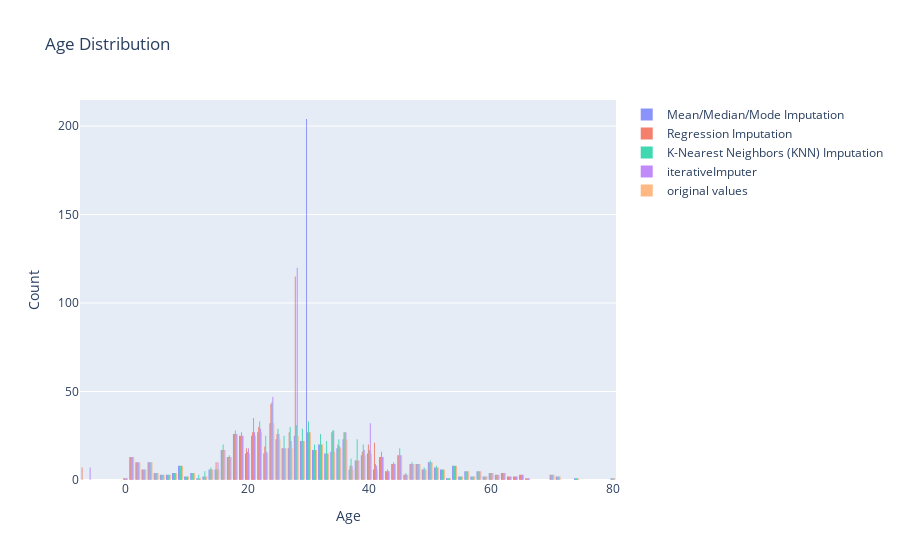
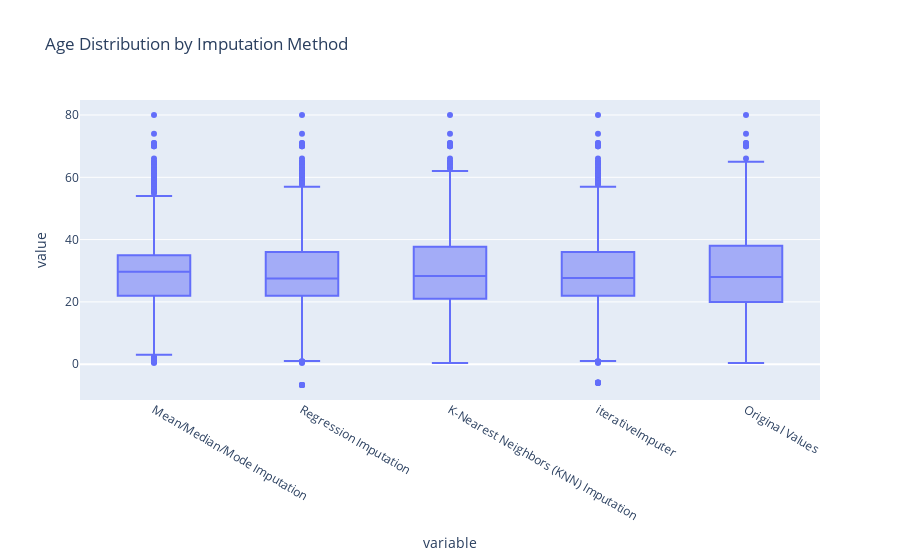

Notebook cell for these charts, in order:
### Markdown cell above
I have choosen to check all methods and see what gives reasanable data. nut to understand reasanable data you need to understand that that is always depended on what you plan to do with it. but for the age that i used for testing here it seems that neerest naghbor would make the more even answer without much change.

### Code cell
from scipy.stats import gaussian_kde

# Regression Imputation
regression_imputation_df_titanic = df_titanic.copy()

# Select rows without missing 'Age' values
df_train = regression_imputation_df_titanic[regression_imputation_df_titanic['Age'].notna()]

# Select rows with missing 'Age' values
missing_age_data = regression_imputation_df_titanic[regression_imputation_df_titanic['Age'].isna()]

# Initialize a linear regression model
model = LinearRegression()

# Train the model
features = ['Pclass', 'SibSp', 'Parch', 'Fare']
model.fit(df_train[features], df_train['Age'])

# Predict the missing 'Age' values
predicted_ages = model.predict(missing_age_data[features])

# Fill the missing 'Age' values in the original DataFrame
regression_imputation_df_titanic.loc[regression_imputation_df_titanic['Age'].isna(), 'Age'] = predicted_ages





# Mean/Median/Mode Imputation
mean_imputation_df_titanic = df_titanic.copy()

mean_imputation_df_titanic['Age'] = mean_imputation_df_titanic['Age'].fillna(mean_imputation_df_titanic['Age'].mean())





# Initialize K-Nearest Neighbors (KNN) Imputation
KNNImputer_df_titanic = df_titanic.copy()

# You can adjust the number of neighbors (n_neighbors parameter)
imputer = KNNImputer(n_neighbors=3)

# Use only numeric columns
numeric_df = KNNImputer_df_titanic.select_dtypes(include=[np.number])

# Perform KNN imputation
imputed = imputer.fit_transform(numeric_df)

# Convert the result back to a DataFrame
imputed_df = pd.DataFrame(imputed, columns=numeric_df.columns)

# Replace the original DataFrame's numeric columns with the imputed values
KNNImputer_df_titanic[numeric_df.columns] = imputed_df




# Initialize IterativeImputer
iterativeImputer_df_titanic = df_titanic.copy()
imputer = IterativeImputer(max_iter=20, random_state=0)

# Use only numeric columns
numeric_df = iterativeImputer_df_titanic.select_dtypes(include=[np.number])

# Perform multiple imputations
imputed = imputer.fit_transform(numeric_df)

# Convert the result back to a DataFrame
imputed_df = pd.DataFrame(imputed, columns=numeric_df.columns)

# Replace the original DataFrame's numeric columns with the imputed values
iterativeImputer_df_titanic[numeric_df.columns] = imputed_df




# create all traces to the data list
data = [
    go.Histogram(x=mean_imputation_df_titanic['Age'], opacity=0.75, name='Mean/Median/Mode Imputation'),
    go.Histogram(x=regression_imputation_df_titanic['Age'], opacity=0.75, name='Regression Imputation'),
    go.Histogram(x=KNNImputer_df_titanic['Age'], opacity=0.75, name='K-Nearest Neighbors (KNN) Imputation'),
    go.Histogram(x=iterativeImputer_df_titanic['Age'], opacity=0.75, name='iterativeImputer'),
    go.Histogram(x=df_titanic['Age'], opacity=0.75, name='original values')
    ]

# Define the layout
layout = go.Layout(title_text='Age Distribution', xaxis_title_text='Age', yaxis_title_text='Count', bargap=0.2, bargroupgap=0.1)

# Create the figure and add the data and layout
fig = go.Figure(data=data, layout=layout)

# Show the figure
fig.show()

combined_df = pd.concat([
    mean_imputation_df_titanic['Age'],
    regression_imputation_df_titanic['Age'],
    KNNImputer_df_titanic['Age'],
    iterativeImputer_df_titanic['Age'],
    df_titanic['Age']
], axis=1, keys=['Mean/Median/Mode Imputation', 'Regression Imputation', 'K-Nearest Neighbors (KNN) Imputation', 'iterativeImputer', 'Original Values'])

# Create a box plot
fig = px.box(combined_df, title='Age Distribution by Imputation Method')
fig.show()

### Figure 1 — Plotly figure (JSON) as saved in the notebook; plotly's stock layout.template omitted (floating-point values rounded to 4 significant figures; data arrays with more than 128 entries replaced by an {"elided": "..."} marker saying what was removed)
{"data": [{"name": "Mean/Median/Mode Imputation", "opacity": 0.75, "type": "histogram", "x": {"elided": "891 float values"}}, {"name": "Regression Imputation", "opacity": 0.75, "type": "histogram", "x": {"elided": "891 float values"}}, {"name": "K-Nearest Neighbors (KNN) Imputation", "opacity": 0.75, "type": "histogram", "x": {"elided": "891 float values"}}, {"name": "iterativeImputer", "opacity": 0.75, "type": "histogram", "x": {"elided": "891 float values"}}, {"name": "original values", "opacity": 0.75, "type": "histogram", "x": {"elided": "891 float values"}}], "layout": {"bargap": 0.2, "bargroupgap": 0.1, "title": {"text": "Age Distribution"}, "xaxis": {"title": {"text": "Age"}}, "yaxis": {"title": {"text": "Count"}}}}

### Figure 2 — Plotly figure (JSON) as saved in the notebook; plotly's stock layout.template omitted (floating-point values rounded to 4 significant figures; data arrays with more than 128 entries replaced by an {"elided": "..."} marker saying what was removed)
{"data": [{"alignmentgroup": "True", "hovertemplate": "variable=%{x}<br>value=%{y}<extra></extra>", "legendgroup": "", "marker": {"color": "#636efa"}, "name": "", "notched": false, "offsetgroup": "", "orientation": "v", "showlegend": false, "type": "box", "x": {"elided": "4455 str values"}, "x0": " ", "xaxis": "x", "y": {"elided": "4455 float values"}, "y0": " ", "yaxis": "y"}], "layout": {"boxmode": "group", "legend": {"tracegroupgap": 0}, "title": {"text": "Age Distribution by Imputation Method"}, "xaxis": {"anchor": "y", "domain": [0, 1], "title": {"text": "variable"}}, "yaxis": {"anchor": "x", "domain": [0, 1], "title": {"text": "value"}}}}
